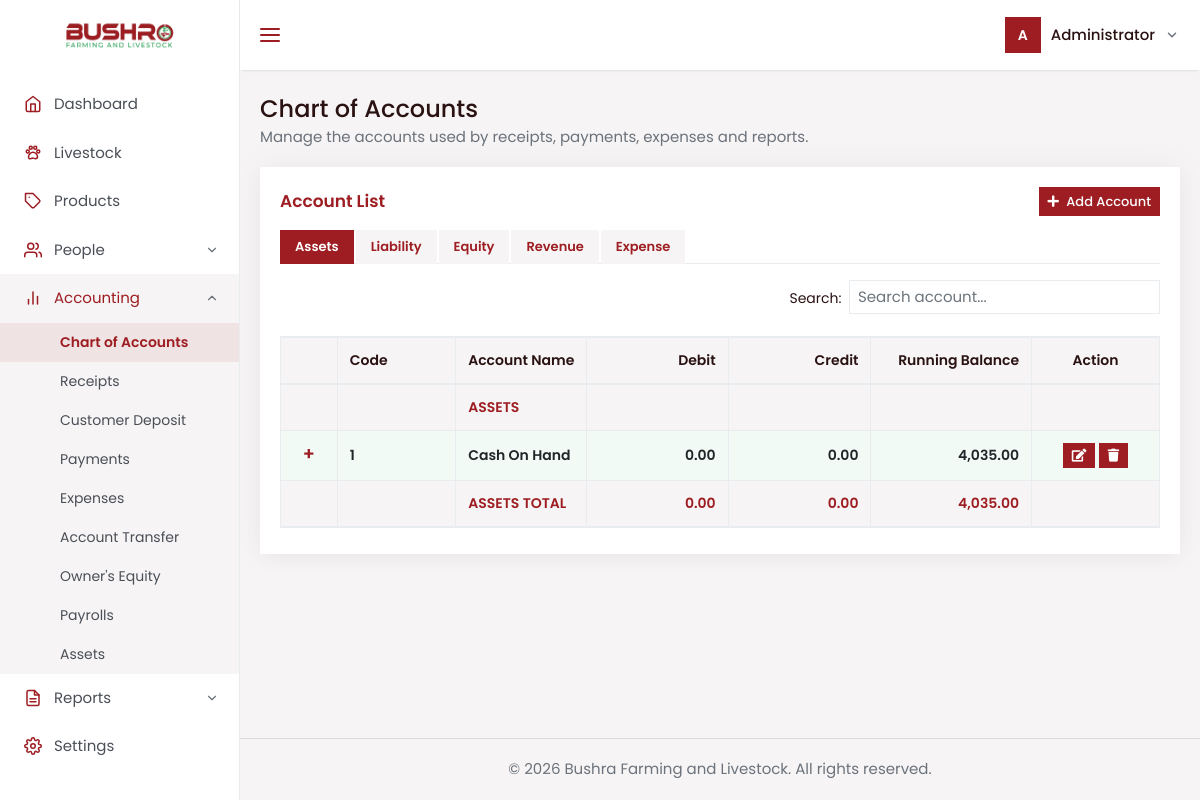
The app's page /pages/chartofaccounts.php, older data.
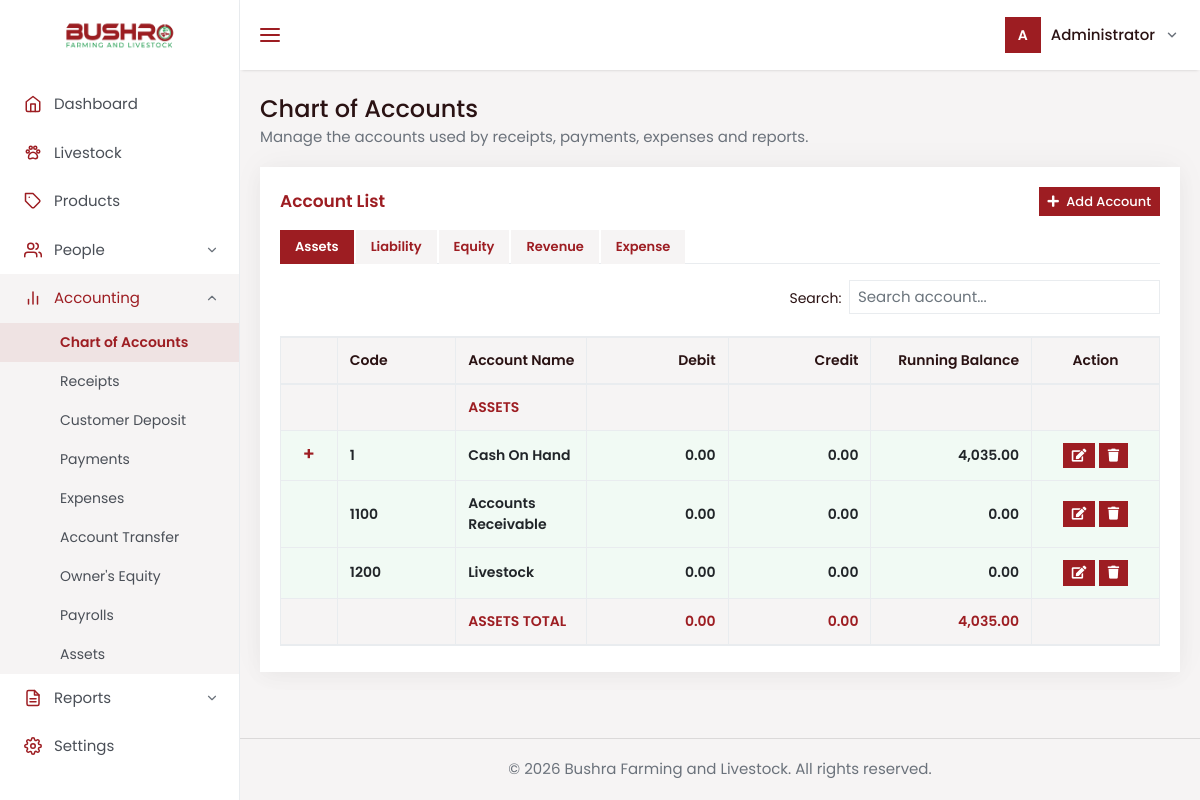
The same page, newer data.
### tables this page shows
CREATE TABLE `accounts` (
  `accountid` int(10) UNSIGNED NOT NULL COMMENT 'Unique account number; identifies the account in every other table',
  `parentaccountid` int(10) UNSIGNED DEFAULT NULL COMMENT 'Parent group of this account; links to accounts.accountid, empty for a top-level group',
  `code` varchar(20) NOT NULL COMMENT 'Account code, for example 1.1; must be unique and sorts the chart of accounts',
  `accountname` varchar(150) NOT NULL COMMENT 'Name of the account; shown in the chart of accounts and in activity messages',
  `accounttype` enum('Assets','Liability','Expense','Equity','Revenue') NOT NULL COMMENT 'Kind of account; decides the tab of the chart of accounts and the reports it feeds',
  `status` enum('ON','OFF') NOT NULL DEFAULT 'ON' COMMENT 'Account state: ON can be used, OFF is deactivated'
);

### db.php (called while the page is built, shortened)
<?php
function dt_e(mixed $value): string
{
    return htmlspecialchars((string)$value, ENT_QUOTES | ENT_SUBSTITUTE | ENT_HTML5, 'UTF-8');
}

### pages/chartofaccounts.php (the view, shortened to what the rows shown need)
<?php
require_once __DIR__ . '/../db.php';
function dt_q(PDO $pdo, string $sql, array $params = []): PDOStatement
{
    $stmt = $pdo->prepare($sql);
    $stmt->execute($params);
    return $stmt;
}
function dt_find_logo(string $preferred): string
{
    foreach (DT_LOGO_DIRS as $folder) {
        $dir = __DIR__ . '/../' . $folder . '/';
        if (is_file($dir . $preferred)) {
            return '../' . $folder . '/' . rawurlencode($preferred);
        }
    }
    return '';
}
function dt_money(mixed $value): string
{
    $value = round((float)$value, 2);
    if ($value == 0) {
        $value = 0.0;
    }
    return number_format($value, 2, '.', ',');
}
function dt_row_attrs(array $a): string
{
    return ' data-id="' . (int)$a['accountid'] . '"'
        . ' data-parent="' . ($a['parentaccountid'] !== null ? (int)$a['parentaccountid'] : '') . '"'
        . ' data-code="' . dt_e((string)$a['code']) . '"'
        . ' data-name="' . dt_e((string)$a['accountname']) . '"'
        . ' data-type="' . dt_e((string)$a['accounttype']) . '"'
        . ' data-status="' . dt_e((string)$a['status']) . '"';
}
function dt_action_buttons(): string
{
    return '<button type="button" class="btn btn-primary act-btn btn-edit" title="Edit" aria-label="Edit account"><i class="fas fa-edit" aria-hidden="true"></i></button> '
        . '<button type="button" class="btn btn-danger act-btn btn-del" title="Delete" aria-label="Delete account"><i class="fas fa-trash" aria-hidden="true"></i></button>';
}
function dt_build_tree(PDO $pdo): array
{
    $rows = dt_q(
        $pdo,
        'SELECT accountid, parentaccountid, code, accountname, accounttype, status FROM accounts'
    )->fetchAll();
    usort($rows, static fn (array $a, array $b): int => strnatcmp((string)$a['code'], (string)$b['code']));
    $tree = [];
    foreach (DT_ACC_TYPES as $type) {
        $tree[$type] = ['groups' => [], 'children' => [], 'count' => 0, 'mainCode' => ''];
    }
    foreach ($rows as $a) {
        $type = (string)$a['accounttype'];
        $tree[$type]['count']++;
        if ($tree[$type]['mainCode'] === '') {
            $tree[$type]['mainCode'] = explode('.', (string)$a['code'])[0];
        }
        if ($a['parentaccountid'] === null) {
            $tree[$type]['groups'][] = $a;
        } else {
            $tree[$type]['children'][(int)$a['parentaccountid']][] = $a;
        }
    }
    return $tree;
}
function dt_build_balances(PDO $pdo): array
{
    $balances = [];
    foreach (DT_BALANCE_SOURCES as [$table, $column, $sign]) {
        try {
            $rows = dt_q(
                $pdo,
                "SELECT `{$column}` AS accountid, SUM(amount) AS total FROM `{$table}` WHERE `{$column}` IS NOT NULL GROUP BY `{$column}`"
            )->fetchAll();
        } catch (PDOException $e) {
            if (in_array($e->getCode(), ['42S02', '42S22'], true)) {
                dt_log_error('[accounts balances] skipped ' . $table . '.' . $column . ': ' . dt_describe_throwable($e));
                continue;
            }
            throw $e;
        }
        foreach ($rows as $r) {
            $id            = (int)$r['accountid'];
            $balances[$id] = ($balances[$id] ?? 0.0) + $sign * (float)$r['total'];
        }
    }
    foreach ($balances as $id => $value) {
        $balances[$id] = round($value, 2);
    }
    return $balances;
}
function dt_build_journal(PDO $pdo): array
{
    $out = [];
    return $out;
}
function dt_render_open(array $p): void
{
    ?>
<!DOCTYPE html>
<html lang="en">
<head>
  <link rel="stylesheet" href="https://cdn.jsdelivr.net/npm/bootstrap@4.6.2/dist/css/bootstrap.min.css">
  <link rel="stylesheet" href="https://cdnjs.cloudflare.com/ajax/libs/font-awesome/5.15.4/css/all.min.css">
  <link rel="stylesheet" href="https://cdn.datatables.net/1.13.6/css/dataTables.bootstrap4.min.css">
  <link rel="stylesheet" href="https://cdn.datatables.net/buttons/2.4.2/css/buttons.bootstrap4.min.css">
  <link rel="stylesheet" href="https://cdnjs.cloudflare.com/ajax/libs/toastr.js/2.1.4/toastr.min.css">
</head>
<body>
<div class="content-page">
    <main class="content" id="main">
        <div class="page-title-box">
            <h1 class="page-title"><?= dt_e($p['heading']) ?></h1>
        </div>
<?php
}
function dt_render_close(): void
{
    ?>
    </main>
</div>
<?php
}
function dt_node_totals(int $id, array $children, array $balances, array $journal, array &$memo): array
{
    if (isset($memo[$id])) {
        return $memo[$id];
    }
    $t = [(float)($journal[$id]['debit'] ?? 0.0), (float)($journal[$id]['credit'] ?? 0.0), (float)($balances[$id] ?? 0.0)];
    foreach ($children[$id] ?? [] as $c) {
        $s     = dt_node_totals((int)$c['accountid'], $children, $balances, $journal, $memo);
        $t[0] += $s[0];
        $t[1] += $s[1];
        $t[2] += $s[2];
    }
    return $memo[$id] = $t;
}
function dt_render_node(array $a, int $level, array $branch, array $balances, array $journal, array &$memo): void
{
    $id          = (int)$a['accountid'];
    $children    = $branch['children'][$id] ?? [];
    [$d, $c, $b] = dt_node_totals($id, $branch['children'], $balances, $journal, $memo);
    $class       = 'acc-row' . (($level === 0 || $children) ? ' acc-sub' : '') . ($level > 0 ? ' child-row is-collapsed' : '');
    ?>
                        <tr class="<?= $class ?>"<?= dt_row_attrs($a) ?> data-level="<?= $level ?>">
                          <td class="text-center"><?php if ($children): ?><button type="button" class="toggle-icon" aria-expanded="false" aria-label="Expand <?= dt_e((string)$a['accountname']) ?>">+</button><?php endif; ?></td>
                          <td class="lvl-cell"><?= dt_e((string)$a['code']) ?></td>
                          <td class="lvl-cell"><?= dt_e((string)$a['accountname']) ?></td>
                          <td class="text-right"><?= dt_e(dt_money($d)) ?></td>
                          <td class="text-right"><?= dt_e(dt_money($c)) ?></td>
                          <td class="text-right"><?= dt_e(dt_money($b)) ?></td>
                          <td class="text-center"><?= dt_action_buttons() ?></td>
                        </tr>
<?php
}
function dt_render_pane(string $type, array $branch, array $balances, array $journal, bool $active): void
{
    [$pane, $tableId, $mainLabel] = DT_TYPE_INFO[$type];
    $memo    = [];
    $gDebit  = 0.0;
    $gCredit = 0.0;
    $gBal    = 0.0;
    foreach ($branch['groups'] as $g) {
        [$sd, $sc, $sb] = dt_node_totals((int)$g['accountid'], $branch['children'], $balances, $journal, $memo);
        $gDebit  += $sd;
        $gCredit += $sc;
        $gBal    += $sb;
    }
    ?>
                  <div class="tab-pane fade<?= $active ? ' show active' : '' ?>" id="<?= dt_e($pane) ?>" role="tabpanel" aria-labelledby="tab-<?= dt_e($pane) ?>">
<?php if ($branch['count'] === 0): ?>
                    <p class="text-muted mb-0 py-3">No <?= dt_e($type) ?> accounts found.</p>
<?php else: ?>
                    <table id="<?= dt_e($tableId) ?>" class="table table-hover table-bordered acc-table" data-type="<?= dt_e($type) ?>">
                      <thead>
                        <tr>
                          <th class="px36"></th>
                          <th class="px110">Code</th>
                          <th>Account Name</th>
                          <th class="text-right px140">Debit</th>
                          <th class="text-right px140">Credit</th>
                          <th class="text-right px140"><?= $type === 'Assets' ? 'Running Balance' : 'Balance' ?></th>
                          <th class="text-center px120">Action</th>
                        </tr>
                      </thead>
                      <tbody>
                        <tr class="acc-main">
                          <td></td>
                          <td></td>
                          <td><?= dt_e($mainLabel) ?></td>
                          <td></td>
                          <td></td>
                          <td></td>
                          <td></td>
                        </tr>
<?php foreach ($branch['groups'] as $g) { dt_render_node($g, 0, $branch, $balances, $journal, $memo); } ?>
                      </tbody>
                      <tfoot>
                        <tr class="acc-main">
                          <td></td>
                          <td></td>
                          <td><?= dt_e($mainLabel) ?> TOTAL</td>
                          <td class="text-right"><?= dt_e(dt_money($gDebit)) ?></td>
                          <td class="text-right"><?= dt_e(dt_money($gCredit)) ?></td>
                          <td class="text-right"><?= dt_e(dt_money($gBal)) ?></td>
                          <td></td>
                        </tr>
                      </tfoot>
                    </table>
<?php endif; ?>
                  </div>
<?php
}
    ?>
<?php
function dt_view_list(array $tree, array $balances, array $journal): void
{
    ?>
        <div class="row">
          <div class="col-12 mb-4">
            <div class="card">
              <div class="card-body">
                <div class="card-head">
                  <h2 class="header-title">Account List</h2>
                </div>
                <div class="tab-content">
<?php foreach (DT_ACC_TYPES as $i => $type): ?>
<?php dt_render_pane($type, $tree[$type], $balances, $journal, $i === 0); ?>
<?php endforeach; ?>
                </div>
              </div>
            </div>
          </div>
        </div>
<?php
}
    ?>
<?php
$csrfField  = dt_csrf_field();
$userName   = 'Administrator';
$initial    = mb_strtoupper(mb_substr($userName, 0, 1)) ?: 'A';
$agencyName = 'Bushra Farming and Livestock';
$logoutUrl  = '../index.php';
$logoUrl    = dt_find_logo(DT_LOGO_FILE);
$tree     = [];
$balances = [];
try {
    $pdo      = dt_pdo();
    $tree     = dt_build_tree($pdo);
    $balances = dt_build_balances($pdo);
    $journal  = dt_build_journal($pdo);
} catch (Throwable $e) {
    dt_log_error('[accounts view] ' . dt_describe_throwable($e));
    $loadFail = true;
}
$navigation = [
    ['dashboard',  'Dashboard',  'home',       'dashboard.php',  []],
    ['livestock',  'Livestock',  'livestock',  'livestock.php',  []],
    ['products',   'Products',   'products',   'products.php',   []],
    ['people',     'People',     'people',     'customers.php', [
        ['Customers',    'customers.php'],
        ['Suppliers',    'suppliers.php'],
        ['Shareholders', 'shareholders.php'],
        ['Employees',    'employees.php'],
    ]],
    ['accounting', 'Accounting', 'accounting', 'chartofaccounts.php', [
        ['Chart of Accounts', 'chartofaccounts.php'],
        ['Receipts',          'receipts.php'],
        ['Customer Deposit',  'customerdeposit.php'],
        ['Payments',          'payments.php'],
        ['Expenses',          'expenses.php'],
        ['Account Transfer',  'accounttransfer.php'],
        ["Owner's Equity",    'equity.php'],
        ['Payrolls',          'payrolls.php'],
        ['Assets',            'assets.php'],
    ]],
    ['reports',    'Reports',    'reports',    'salesreport.php', [
        ['Sales Report',      'salesreport.php'],
        ['Receipts',          'receiptsreport.php'],
        ['Deposit Report',    'depositreport.php'],
        ['Livestock',         'livestockreport.php'],
        ['Customers',         'customersreport.php'],
        ['Suppliers',         'suppliersreport.php'],
        ['Employees',         'employeesreport.php'],
        ['Shareholders',      'shareholdersreport.php'],
        ['Users',             'usersreport.php'],
        ['Chart of Accounts', 'chartofaccountsreport.php'],
        ['Receipts',          'receiptsreport.php'],
        ['Payments',          'paymentsreport.php'],
        ['Cash Report',       'cashreport.php'],
        ['Expenses',          'expensesreport.php'],
        ['Account Transfer',  'accounttransferreport.php'],
        ['Payrolls',          'payrollsreport.php'],
        ['Assets',            'assetsreport.php'],
        ['Income Statement',  'incomestatement.php'],
        ['Equity Statement',  'equitystatement.php'],
        ['Balance Sheet',     'balancesheet.php'],
        ['Cash Flow',         'cashflow.php'],
    ]],
    ['settings',   'Settings',   'settings',   'settings.php',   []],
];
$userMenu = [
    ['Users',      'users.php',      'users'],
    ['Activities', 'activities.php', 'activities'],
];
$page = [
    'nav' => $navigation, 'userMenu' => $userMenu, 'userName' => $userName, 'initial' => $initial,
    'agencyName' => $agencyName, 'logoUrl' => $logoUrl, 'logoutUrl' => $logoutUrl,
    'csrfField' => $csrfField, 'docTitle' => 'Chart of Accounts', 'heading' => 'Chart of Accounts',
    'sub' => 'Manage the accounts used by receipts, payments, expenses and reports.',
];
dt_render_open($page);
dt_view_list($tree, $balances, $journal);
dt_render_close();
?>
</body>
</html>

Row changes from the older to the newer data that the page shows:
added accounts: code "1100", accountname "Accounts Receivable", b "0.00"
added accounts: code "1200", accountname "Livestock", b "0.00"
